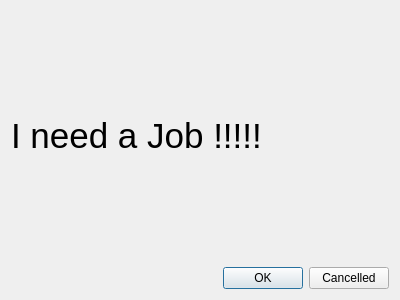
<?xml version="1.0" encoding="UTF-8"?>
<ui version="4.0">
 <class>SureDialog</class>
 <widget class="QDialog" name="SureDialog">
  <property name="geometry">
   <rect>
    <x>0</x>
    <y>0</y>
    <width>400</width>
    <height>300</height>
   </rect>
  </property>
  <property name="windowTitle">
   <string>Dialog</string>
  </property>
  <layout class="QVBoxLayout" name="verticalLayout">
   <item>
    <widget class="QLabel" name="label">
     <property name="font">
      <font>
       <pointsize>26</pointsize>
      </font>
     </property>
     <property name="text">
      <string>I need a Job !!!!!</string>
     </property>
    </widget>
   </item>
   <item>
    <layout class="QHBoxLayout" name="horizontalLayout">
     <item>
      <spacer name="horizontalSpacer">
       <property name="orientation">
        <enum>Qt::Horizontal</enum>
       </property>
       <property name="sizeHint" stdset="0">
        <size>
         <width>158</width>
         <height>20</height>
        </size>
       </property>
      </spacer>
     </item>
     <item>
      <widget class="QPushButton" name="okButton">
       <property name="text">
        <string>OK</string>
       </property>
      </widget>
     </item>
     <item>
      <widget class="QPushButton" name="cancelButton">
       <property name="text">
        <string>Cancelled</string>
       </property>
      </widget>
     </item>
    </layout>
   </item>
  </layout>
 </widget>
 <resources/>
 <connections/>
</ui>
